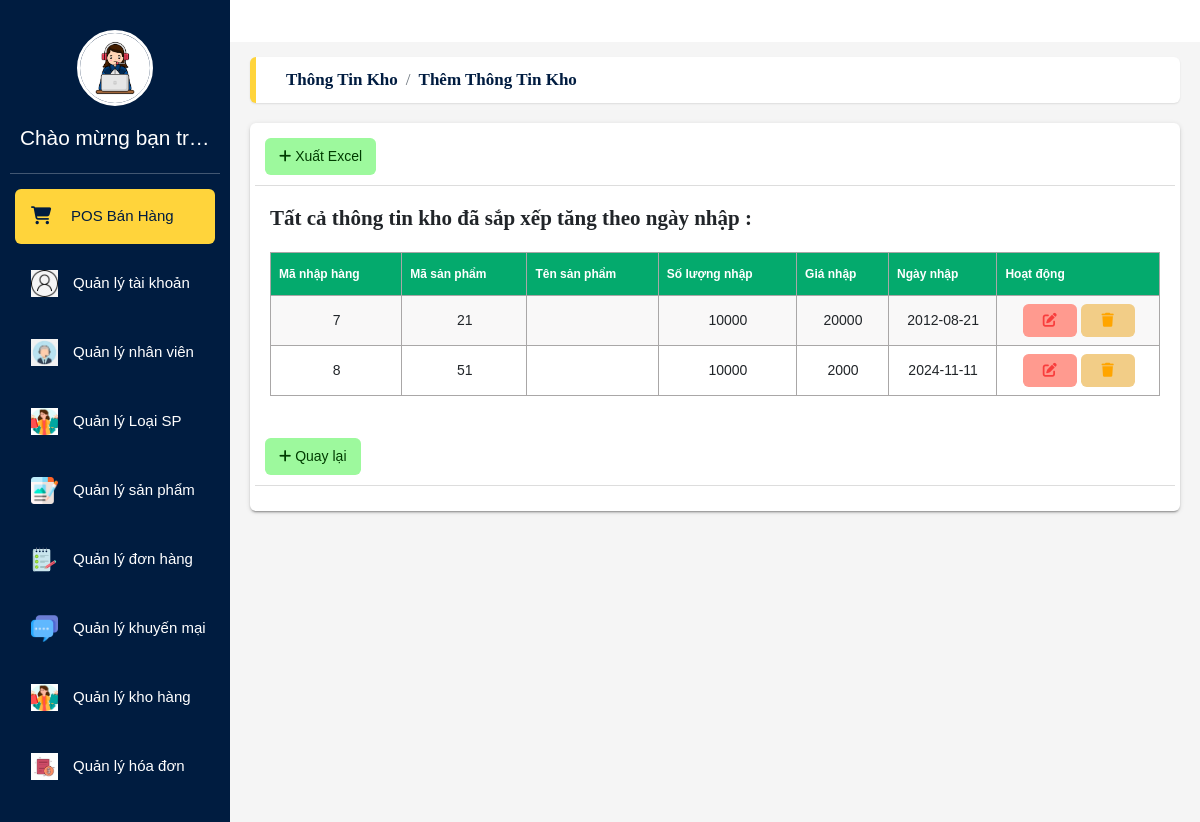
/Warehouse/Sort, run on the app's committed database.
### tables this page shows
CREATE TABLE `tblkho` (
  `idnhaphang` int(10) NOT NULL,
  `id_sanpham` int(10) NOT NULL,
  `soluongnhap` int(11) NOT NULL,
  `gianhap` int(11) NOT NULL,
  `ngaynhap` date NOT NULL
);

### mvc/core/Controller.php (called while the page is built, shortened)
<?php
    class Controller{
        public function model($model){
            return new $model;
        }
        public function view($view, $data=[]){
            require_once "./mvc/views/".$view.".php";
        }
    }
?>

### mvc/controllers/Warehouse.php (called while the page is built, shortened)
<?php
class Warehouse extends Controller
{
    function Sort()
    {
        $wh = $this->model("WarehouseModel");
        $this->view("Admin/Sort_Warehouse", [
        "WH" => $wh->SortWH()]);
    }
}
?>

### mvc/core/App.php (called while the page is built, shortened)
<?php
class App{
    protected $action="SayHi";
    function __construct(){
        $arr = $this->UrlProcess();
        if( file_exists("./mvc/controllers/".$arr[0].".php") ){
            $this->controller = $arr[0];
            unset($arr[0]);
        }
        $this->controller = new $this->controller;
        if(isset($arr[1])){
            if( method_exists( $this->controller , $arr[1]) ){
                $this->action = $arr[1];
            }
            unset($arr[1]);
        }
        $this->params = $arr?array_values($arr):[];
        call_user_func_array([$this->controller, $this->action], $this->params );
    }
    function UrlProcess(){
        if( isset($_GET["url"]) ){
            return explode("/", filter_var(trim($_GET["url"], "/")));
        }
    }
}
?>

### index.php (called while the page is built, shortened)
<?php
    $myApp = new App();
?>

### mvc/core/DB.php (called while the page is built, shortened)
<?php
    class DB{
        protected $servername = "localhost";
        protected $username = "root";
        protected $password = "";
        function __construct(){
            $this->con = mysqli_connect($this->servername, $this->username, $this->password);
        }
    }
?>

### mvc/models/WarehouseModel.php (called while the page is built, shortened)
<?php
class WarehouseModel extends DB{
    public function SortWH()
    {
        $qr = "SELECT * FROM tblkho ORDER BY ngaynhap ASC";
        return mysqli_query($this->con, $qr);
    }
}
?>

### mvc/views/Admin/Sort_Warehouse.php (the view, shortened to what this page needs)
<?php
include(__DIR__ . '/../../views/header.php');
include(__DIR__ . '/../../views/Left_side.php');
?>
<head>
    <link rel="stylesheet" href="https://pro.fontawesome.com/releases/v5.10.0/css/all.css">
</head>
<main class="app-content">
    <div class="app-title">
        <ul class="app-breadcrumb breadcrumb side">
            <li class="breadcrumb-item active"><a href="/CHVanPhongPham/Warehouse/Show"><b>Thông tin kho</b></a></li>
            <li class="breadcrumb-item active"><a href="/CHVanPhongPham/Warehouse/Add"><b>Thêm thông tin kho</b></a></li>
        </ul>
    </div>
    <div class="row">
        <div class="col-md-12">
            <div class="tile">
                <div class="tile-body">
                    <div class='row element-button'>
                        <div class='col-sm-2'>
                            <a class='btn btn-add btn-sm' href='' onclick="xuatexcel()" title='Xuất Excel'><i class='fas fa-plus'></i>
                                Xuất Excel</a>
                        </div>
                    </div>
                    <div>
                        <h2>Tất cả thông tin kho đã sắp xếp tăng theo ngày nhập :</h2>
                        <table id="customers">
                            <tr>
                            <th>Mã nhập hàng</th>
                            <th>Mã sản phẩm</th>
                            <th>Tên sản phẩm</th>
                            <th>Số lượng nhập</th>
                            <th>Giá nhập</th>
                            <th>Ngày nhập</th>
                            <th>Hoạt động</th>
                            </tr>
                            <?php
                            if (mysqli_num_rows($data["WH"]) > 0) {
                                while ($row = mysqli_fetch_assoc($data["WH"])) {
                            ?>
                                    <tr>
                                        <td><?php echo $row['idnhaphang'] ?></td>
                                        <td><?php echo $row['id_sanpham'] ?></td>
                                        <td><?php echo $row['tensp'] ?></td>
                                        <td><?php echo $row['soluongnhap'] ?></td>
                                        <td><?php echo $row['gianhap'] ?></td>
                                        <td><?php echo $row['ngaynhap'] ?></td>
                                        <td>
                                            <a name="submit" href="<?php echo 'Edit/' . $row["idnhaphang"] . '' ?>" class="btn btn-delete" type="button" title="Sửa">
                                                <i class="fas fa-edit"></i></a>
                                            <a href="<?php echo 'Delete/' . $row["idnhaphang"] . '' ?>" onclick="return confirm('Thông tin sẽ bị xóa vĩnh viễn, bạn có chắc muốn tiếp tục không?');" class="btn btn-edit" type="button" title="Xóa"><i class="fas fa-trash"></i></a>
                                        </td>
                                    </tr>
                            <?php
                                }
                            }
                            ?>
                        </table>
                    </div>
                </div>
                <div class='row element-button'>
                <div class='col-sm-2'>
                        <br>
                        <br>
                        <a class='btn btn-add btn-sm' href='/CHVanPhongPham/Warehouse/Show' title='Sắp xếp'><i class='fas fa-plus'></i>
                            Quay lại</a>
                    </div>
                </div>
            </div>
        </div>
</main>
</body>
</html>

### public/css/main.css (style rules this page uses)
#customers { font-family: Arial, Helvetica, sans-serif; border-collapse: collapse; width: 100%; }
#customers td { padding-left: 1% !important; border: 1px solid #ddd; }
#customers th { border: 1px solid #ddd; padding: 8px; }
#customers tr:nth-child(even) { background-color: #f2f2f2; }
#customers th { padding-top: 12px; padding-bottom: 12px; background-color: #04AA6D; color: white; font-size: 12px; }

### data on the page
tblkho: idnhaphang "7", id_sanpham "21", soluongnhap "10000", gianhap "20000", ngaynhap "2012-08-21"
tblkho: idnhaphang "8", id_sanpham "51", soluongnhap "10000", gianhap "2000", ngaynhap "2024-11-11"
